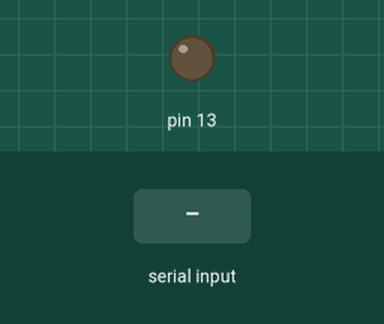
Recording of a sketch running on a simulated Arduino Uno, built with avr-gcc and run on an emulated ATmega328P. On the bench: output pins drawn as LEDs (lit = HIGH). The inputs (shaded band) are chosen by the test bench.

Above: at 1.2 s.
1.3 s: "1\n" received over Serial
At 2.5 s:
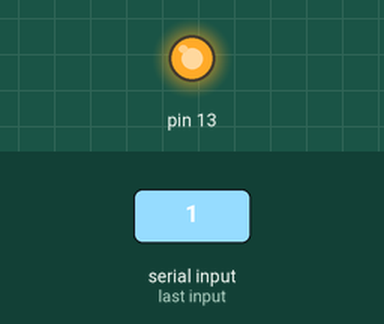
2.8 s: "2\n" received over Serial
At 3.7 s:
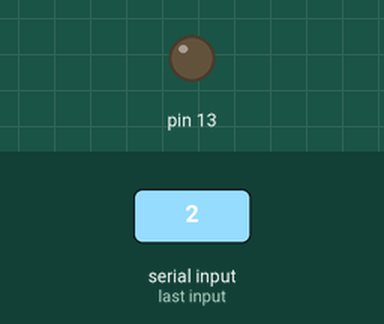
Timing chart, 0 to 5.8 s (numbered marks = the images above; inputs shaded):
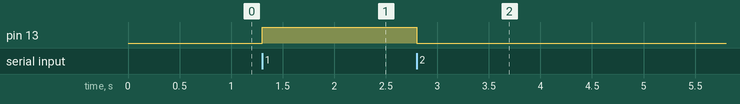

The sketch:

ProgramaArduino.ino
```cpp
/*
 *
 * hetpro-store.com/TUTORIALES/
 * Autor: Dr. Rubén Estrada Marmolejo
 * Fecha revisión: 29 de Enero de 2018
 *
 */
String cadenaCharEntrada = "";
char vectorChar[20];
bool finCadena = false;

void setup() {
  Serial.begin(115200);
  cadenaCharEntrada.reserve(20);
  pinMode(13,OUTPUT);

}

void loop() {
  if(finCadena){                               //Se termino de recibir una cadena completa
    finCadena = false;                                  //Permitimos volver a recibir otra cadena
    cadenaCharEntrada.toCharArray(vectorChar,20);   //Convertimos el string a un vectorChar
    int numeroEntero = atoi(vectorChar);            //Convertimos un vectorChar a un entero

    //Serial.print("Se recibio ");
    //Serial.println(numeroEntero);

    if(numeroEntero == 1){
        digitalWrite(13,HIGH);

    }
    else if(numeroEntero == 2){
      digitalWrite(13,LOW);
    }
    else if(numeroEntero == 3){
      Serial.print(analogRead(A0));

    }
    cadenaCharEntrada = "";


  }
}

void serialEvent(){
  //Recepción de datos Seriales

  while (Serial.available()) {              //Si existen datos seriales, leer a todos
    char CaracterEntrada = Serial.read();   //Leer 1 byte serial recibido

    cadenaCharEntrada += CaracterEntrada;   //Agregar el nuevo char a una cadena String
    if (CaracterEntrada == '\n') {          //Si el char o byte recibido es un fin de linea, activa la bandera
      finCadena = true;                        //Si la bandera finCadena = 1, entonces la transmision esta completa
    }

  }

}
```

Measured:
- after the input at 1.3 s, pin 13: LOW → HIGH at once
- after the input at 2.8 s, pin 13: HIGH → LOW at once
